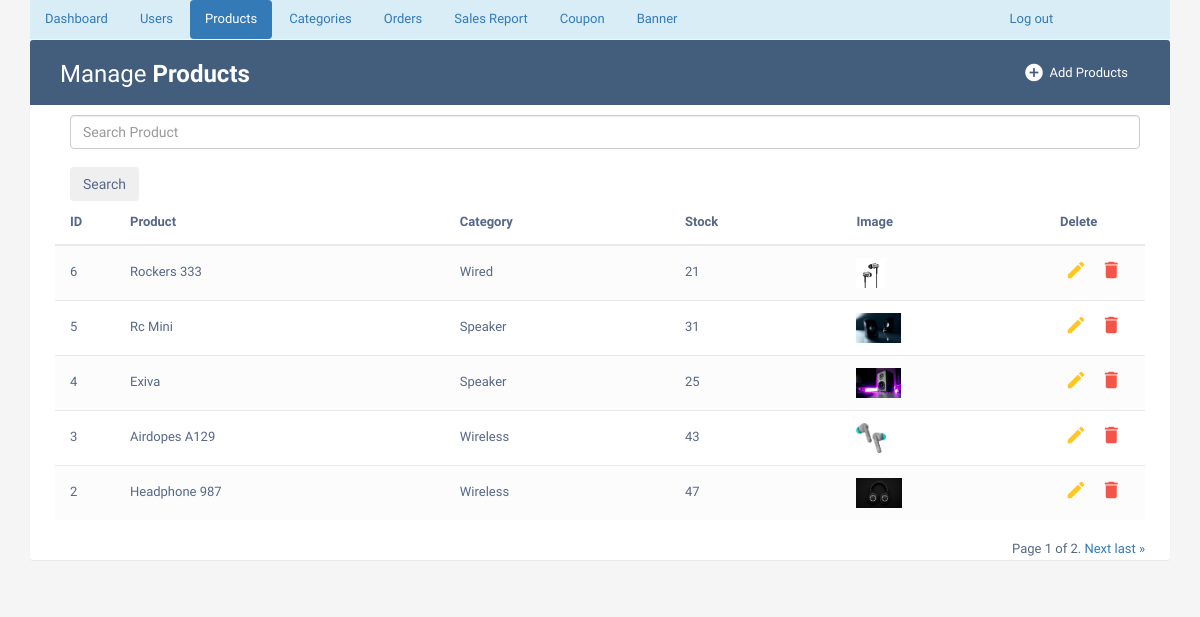
/adminproductlist/ (signed in), run on an earlier commit of the app's database.
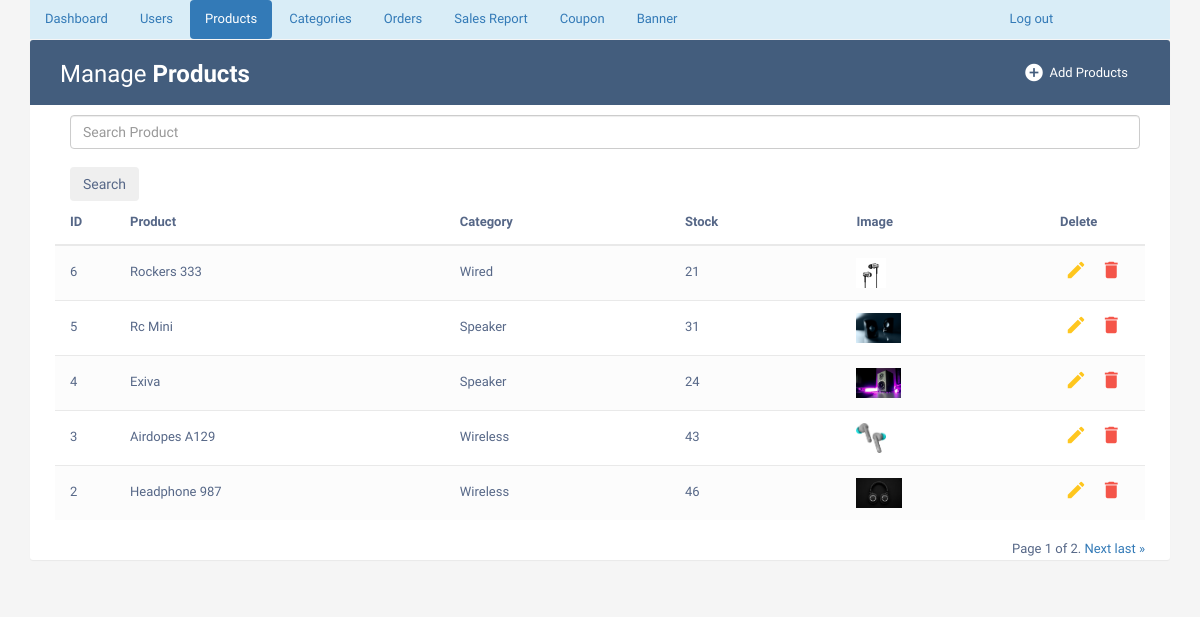
And on a later commit of the database.
### phase/models.py (models this page shows, shortened)
class Product(models.Model):
    name = models.CharField(max_length=50)
    description = models.CharField(max_length=200)
    image = models.ImageField(upload_to='imagestore/')
    stock = models.PositiveIntegerField(default=1)
    category = models.ForeignKey(Category, on_delete=models.CASCADE, default='Wired')
    normalprice = models.IntegerField(default=0)

class Category(models.Model):
    name = models.CharField(max_length=50)
    offer_active = models.BooleanField(default=False)
    discount = models.IntegerField(null=True,blank=True)

### phase/views.py (the view)
# urls.py: path('adminproductlist/', views.adminproductlist, name='adminproductlist'),
def adminproductlist(request):
    if 'username' in request.session:
        if 'search' in request.GET:
            search=request.GET['search']
            member=Product.objects.filter(name__icontains=search)
        else:
            member=Product.objects.all().order_by('-id')
        paginator = Paginator(member, 5)
        page_number = request.GET.get('page')
        page_obj = paginator.get_page(page_number)
        return render(request,'adminproductlist.html',{'page_obj': page_obj})
    else:
        return render(request, 'adminlogin.html')

### Templates/adminproductlist.html (shortened to what this page needs)
{% extends "adminbase.html" %}
{% block active3 %} "active" {% endblock%}
{% block tablewrapper %}
                    <div class="col-sm-6">
						<h2>Manage <b>Products</b></h2>
					</div>
                    <div class="col-sm-6">
                        <a href="{% url 'adminaddproduct' %}" class="btn" data-toggle="modal"><i class="material-icons">&#xE147;</i> <span>Add Products</span></a>
                      </div>
                    </div>
{% endblock %}
{% block tablecontent%}
                <form action="{% url 'adminproductlist' %}" class="d-flex offset-md-1 container m-auto" style="width:1100px">
                    <input class="form-control offset-md-1" type="search" placeholder="Search Product" name="search" aria-label="Search"><br>
                    <button class="btn btn-outline-secondary" type="submit">Search</button>
                </form>
                <table class="table table-striped table-hover">
                <thead>
                    <tr>
                        <th>ID</th>
                        <th>Product</th>
                        <th>Category</th>
                        <th>Stock</th>
                        <th>Image</th>
                        <th>Delete</th>
                    </tr>
                </thead>
                <tbody>
                    {% for x in page_obj %}
                    <tr>
                        <td>{{ x.id }}</td>
                        <td>{{ x.name }}</td>
                        <td>{{ x.category.name }}</td>
                        <td>{{ x.stock }}</td>
						<td><img src="{{x.image.url}}" height="30px"></td>
                        <td>
                            <a href="{% url 'updateproduct' %}{{x.id}}" class="edit" data-toggle="modal"><i class="material-icons" data-toggle="tooltip" title="Edit">&#xE254;</i></a>
                            <a href="{% url 'deleteproduct' %}?uid={{x.id}}" class="delete" data-toggle="modal"><i class="material-icons" data-toggle="tooltip" title="Delete">&#xE872;</i></a>
                        </td>
                    </tr>
                    {% endfor %}
                </tbody>
                </table>
                                                <div class="pagination">
                                                    <span class="step-links">
                                                        <span class="current-page">
                                                            Page {{ page_obj.number }} of {{ page_obj.paginator.num_pages }}.
                                                        </span>
                                                        {% if page_obj.has_next %}
                                                            <a href="?page={{ page_obj.next_page_number }}">Next</a>
                                                            <a href="?page={{ page_obj.paginator.num_pages }}">last &raquo;</a>
                                                        {% endif %}
                                                    </span>
                                                </div>
{% endblock %}

What changed in the data, as far as the page shows it:
changed Product "Exiva": stock "25" → "24"
changed Product "Headphone 987": stock "47" → "46"
